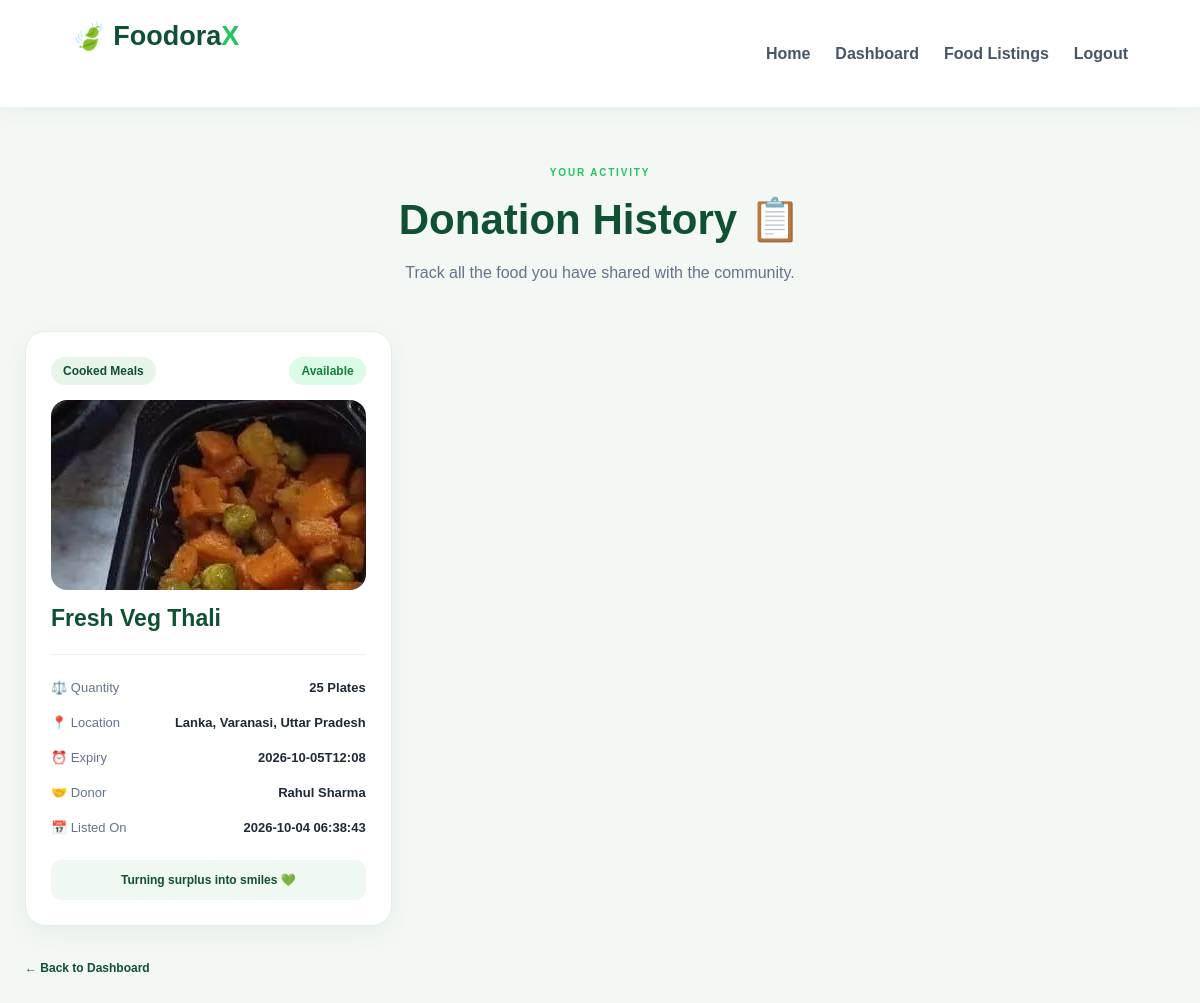
The app's page /history (signed in) with its own data.
### tables this page shows
CREATE TABLE donations (
                id INTEGER PRIMARY KEY AUTOINCREMENT,
                donor_id INTEGER NOT NULL,
                food_name TEXT NOT NULL,
                category TEXT NOT NULL,
                quantity INTEGER NOT NULL,
                unit TEXT NOT NULL,
                expiry TEXT NOT NULL,
                location TEXT NOT NULL,
                description TEXT,
                status TEXT DEFAULT 'Available',
                created_at TIMESTAMP DEFAULT CURRENT_TIMESTAMP, claimed_by INTEGER REFERENCES users(id), pickup_instructions TEXT DEFAULT '', image TEXT DEFAULT NULL, verification_id TEXT, rejection_reason TEXT DEFAULT '', reviewed_at TIMESTAMP DEFAULT NULL,

                FOREIGN KEY (donor_id)
                REFERENCES users(id)
            );

CREATE TABLE users (
                id INTEGER PRIMARY KEY AUTOINCREMENT,
                name TEXT NOT NULL,
                email TEXT UNIQUE NOT NULL,
                password TEXT NOT NULL,
                role TEXT NOT NULL,
                organization TEXT
            );

### app.py (the view, shortened to what this page needs)
@app.route("/history")
def donation_history():
    user = get_current_user()
    if not user:
        return redirect(url_for("login"))
    with get_db() as conn:
        if user["role"] == "donor":
            history = conn.execute("""
                SELECT
                    donations.*,
                    donor.name AS donor_name,
                    recipient.name AS recipient_name
                FROM donations
                JOIN users AS donor
                    ON donations.donor_id = donor.id
                LEFT JOIN users AS recipient
                    ON donations.claimed_by = recipient.id
                WHERE donations.donor_id = ?
                ORDER BY donations.created_at DESC
            """, (user["id"],)).fetchall()
    return render_template(
        "history.html",
        user=user,
        history=history
    )

### app.py (called while the page is built)
def get_db():
    conn = sqlite3.connect(DATABASE, timeout=30)
    conn.row_factory = sqlite3.Row
    return conn

def get_current_user():
    user_id = session.get("user_id")
    if user_id:
        with get_db() as conn:
            return conn.execute(
                "SELECT * FROM users WHERE id = ?",
                (user_id,)
            ).fetchone()
    return None

@app.context_processor
def inject_notification_count():
    user = get_current_user()
    if not user:
        return {"unread_notifications": 0}
    with get_db() as conn:
        count = conn.execute("""
            SELECT COUNT(*) AS total
            FROM notifications
            WHERE user_id = ? AND is_read = 0
        """, (user["id"],)).fetchone()["total"]
    return {"unread_notifications": count}

### templates/history.html (shortened to what this page needs)
<!DOCTYPE html>
<html lang="en">
<head>
    <link rel="stylesheet" href="{{ url_for('static', filename='style.css') }}">
</head>
<body class="listings-page">
<header class="listings-navbar">
    <a href="/" class="auth-logo">
        🍃 Foodora<span>X</span>
    </a>
    <nav class="listings-nav-links">
        <a href="/">Home</a>
        <a href="/dashboard">Dashboard</a>
        <a href="/food-listings">Food Listings</a>
        <a href="/logout">Logout</a>
    </nav>
</header>
<main class="listings-container">
    <section class="listings-heading">
        <span class="section-tag">YOUR ACTIVITY</span>
        <h1>Donation History 📋</h1>
        {% if user['role'] == 'donor' %}
            <p>Track all the food you have shared with the community.</p>
        {% else %}
            <p>View the food donations you have successfully claimed.</p>
        {% endif %}
    </section>
    {% if history %}
        <section class="food-grid">
            {% for food in history %}
                <article class="food-card">
                    <div class="food-card-top">
                        <span class="food-category">
                            {{ food['category'] }}
                        </span>
{% if food['status'] == 'Completed' %}
    <span class="status-picked-up">
        Picked Up ✓
    </span>
{% elif food['status'] == 'Claimed' %}
    <span class="claimed-message">
        Claimed
    </span>
                    {% elif food['status'] == 'Expired' %}
                        <span class="food-status" style="background: #fee2e2; color: #b91c1c;">
                            Expired
                        </span>
                    {% else %}
                        <span class="food-status">
                            Available
                        </span>
                    {% endif %}
                    </div>
                    {% if food['image'] %}
                        <div class="food-image-container">
                            <img
                                src="{{ url_for('static', filename='uploads/' + food['image']) }}"
                                alt="{{ food['food_name'] }}"
                                class="food-image"
                            >
                        </div>
                    {% else %}
                        <div class="food-card-icon">🍱</div>
                    {% endif %}
                    <h2>{{ food['food_name'] }}</h2>
                    <div class="food-info">
                        <p>
                            <span>⚖️ Quantity</span>
                            <strong>{{ food['quantity'] }} {{ food['unit'] }}</strong>
                        </p>
                        <p>
                            <span>📍 Location</span>
                            <strong>{{ food['location'] }}</strong>
                        </p>
                        <p>
                            <span>⏰ Expiry</span>
                            <strong>{{ food['expiry'] }}</strong>
                        </p>
                        <p>
                            <span>🤝 Donor</span>
                            <strong>{{ food['donor_name'] }}</strong>
                        </p>
                        <p>
                            <span>📅 Listed On</span>
                            <strong>{{ food['created_at'] }}</strong>
                        </p>
                    </div>
<div class="food-card-footer">
    Turning surplus into smiles 💚
</div>
                </article>
            {% endfor %}
        </section>
    {% endif %}
    <a href="/dashboard" class="back-home">← Back to Dashboard</a>
</main>
</body>
</html>

### static/style.css (style rules this page uses)
:root { --primary: #0F5132; --accent: #22C55E; --orange: #FF8A3D; --dark: #1F2937; --light: #E8F5E9; --white: #FFFFFF; --muted: #718078; --border: #E2ECE5; --background: #F8FBF8; }
* { margin: 0; padding: 0; box-sizing: border-box; }
html { scroll-behavior: smooth; }
body { font-family: Arial, Helvetica, sans-serif; background: var(--background); color: var(--dark); }
a { text-decoration: none; color: inherit; }
.section-tag { color: var(--accent); font-size: 10px; font-weight: 800; letter-spacing: 1.8px; }
.auth-logo { display: block; text-align: center; font-size: 27px; font-weight: 800; color: #0F5132; margin-bottom: 35px; }
.auth-logo span { color: #22C55E; }
.back-home { display: block; text-align: center; margin-top: 20px; color: #718078; font-size: 12px; }
.listings-page { min-height: 100vh; background: #F8FBF8; }
.listings-container { max-width: 1250px; margin: auto; padding: 65px 6%; }
.listings-heading { text-align: center; margin-bottom: 35px; }
.listings-heading h1 { margin-top: 13px; color: #1F2937; font-size: 38px; }
.listings-heading p { margin-top: 12px; color: #718078; font-size: 13px; line-height: 1.7; }
.food-grid { display: grid; grid-template-columns: repeat(3, 1fr); gap: 22px; }
.food-card { padding: 22px; background: #FFFFFF; border: 1px solid #E2ECE5; border-radius: 17px; transition: 0.3s; }
.food-card-top { display: flex; justify-content: space-between; align-items: center; gap: 8px; }
.food-category { padding: 7px 10px; background: #E8F5E9; color: #0F5132; border-radius: 20px; font-size: 10px; font-weight: 700; }
.food-status { color: #0F5132; font-size: 10px; font-weight: 700; }
.food-card h2 { color: #0F5132; font-size: 19px; }
.back-home { display: inline-block; margin-top: 25px; color: #0f5132; text-decoration: none; font-weight: 600; }
.listings-page { margin: 0; min-height: 100vh; background: #f4f8f5; color: #1f2937; }
.listings-navbar { display: flex; justify-content: space-between; align-items: center; padding: 20px 6%; background: #ffffff; box-shadow: 0 4px 18px rgba(15, 81, 50, 0.06); }
.listings-nav-links { display: flex; align-items: center; gap: 25px; }
.listings-nav-links a { text-decoration: none; color: #475569; font-weight: 600; transition: 0.3s; }
.listings-container { max-width: 1200px; margin: auto; padding: 55px 25px; }
.listings-heading { text-align: center; margin-bottom: 45px; }
.listings-heading h1 { font-size: clamp(30px, 4vw, 42px); color: #0f5132; margin: 15px 0; }
.listings-heading p { color: #64748b; font-size: 16px; }
.food-grid { display: grid; grid-template-columns: repeat(3, minmax(0, 1fr)); gap: 25px; }
.food-card { background: #ffffff; border-radius: 20px; padding: 25px; border: 1px solid #e4eee7; box-shadow: 0 8px 25px rgba(15, 81, 50, 0.06); transition: 0.3s ease; overflow-wrap: anywhere; }
.food-category { background: #e8f5e9; color: #0f5132; padding: 7px 12px; border-radius: 20px; font-size: 12px; font-weight: 700; }
.food-status { background: #dcfce7; color: #15803d; padding: 7px 12px; border-radius: 20px; font-size: 12px; font-weight: 700; }
.food-card h2 { color: #0f5132; font-size: 23px; margin-bottom: 10px; }
.food-info { margin-top: 22px; border-top: 1px solid #edf2ee; padding-top: 15px; }
.food-info p { display: flex; justify-content: space-between; align-items: flex-start; gap: 12px; padding: 10px 0; font-size: 13px; }
.food-info p span { color: #64748b; }
.food-info p strong { color: #1f2937; text-align: right; }
.food-card-footer { margin-top: 15px; padding: 13px; text-align: center; background: #f0f9f1; border-radius: 10px; color: #0f5132; font-size: 12px; font-weight: 600; }
.listings-container > .back-home { display: inline-block; margin-top: 35px; color: #0f5132; text-decoration: none; font-weight: 600; }
.food-image-container { width: 100%; height: 190px; overflow: hidden; border-radius: 16px; margin: 15px 0; background: #E8F5E9; }
.food-status { display: inline-flex; align-items: center; justify-content: center; padding: 7px 12px; border-radius: 30px; font-size: 12px; font-weight: 700; white-space: nowrap; }
.food-status { display: inline-flex !important; align-items: center; justify-content: center; padding: 7px 12px; border-radius: 30px; font-size: 12px; font-weight: 700; white-space: nowrap; visibility: visible !important; opacity: 1 !important; }

### records on screen
donations: category "Cooked Meals", status "Available", image (picture), food_name "Fresh Veg Thali", quantity "25", unit "Plates", location "Lanka, Varanasi, Uttar Pradesh", expiry "2026-10-05T12:08", donor_name "Rahul Sharma", created_at "2026-10-04 06:38:43"
